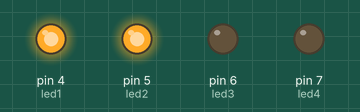
This sketch was run on a simulated Arduino Uno, built with avr-gcc and run on an emulated ATmega328P. On the bench: output pins drawn as LEDs (lit = HIGH).

Above: at 0.11 s.
At 0.71 s:
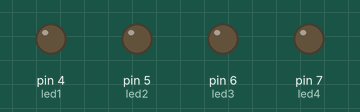
At 1.16 s:
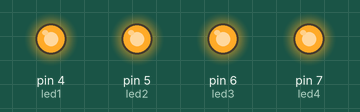
At 1.83 s:
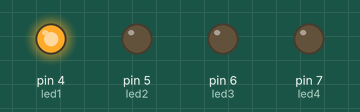
At 2.88 s:
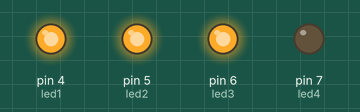
Timing chart, 0 to 3.2 s (numbered marks = the images above):
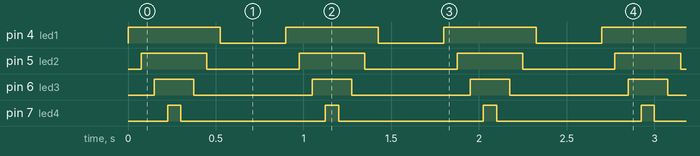

Measured:
- by itself, pin 4 (led1): alternates HIGH for 0.53 s and LOW for 0.38 s
- by itself, pin 5 (led2): alternates HIGH for 0.38 s and LOW for 0.53 s
- by itself, pin 6 (led3): alternates HIGH for 0.23 s and LOW for 0.68 s
- by itself, pin 7 (led4): alternates HIGH for 0.08 s and LOW for 0.83 s

The sketch:

W01T02.Walking.4.Leds.ino
```cpp
/*
 * ISM.77257.Lectures
 * @author: coskun
 *
 * W01T02.Simple-Circutis.Walking.4.Leds
 * https://circuits.io/circuits/4186002-w01t02-walking-4-leds
 *
 */

// give it a name:
int led4 = 7;
int led3 = 6;
int led2 = 5;
int led1 = 4;
int gecik =75;

// the setup routine runs once when you press reset:
void setup() {
  // initialize the digital pin as an output.
  pinMode(led1, OUTPUT);
  pinMode(led2, OUTPUT);
  pinMode(led3, OUTPUT);
  pinMode(led4, OUTPUT);
}

// the loop routine runs over and over again forever:
void loop() {
  digitalWrite(led1, HIGH);
  delay(gecik);
  digitalWrite(led2, HIGH);
  delay(gecik);
  digitalWrite(led3, HIGH);
  delay(gecik);
  digitalWrite(led4, HIGH);
  delay(gecik);
  digitalWrite(led4, LOW);
  delay(gecik);
  digitalWrite(led3, LOW);
  delay(gecik);
  digitalWrite(led2, LOW);
  delay(gecik);
  digitalWrite(led1, LOW);
  delay(gecik+300);
}
```
